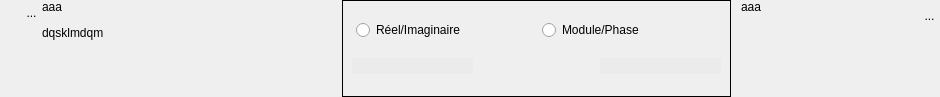
<?xml version="1.0" encoding="UTF-8"?>
<ui version="4.0">
 <class>WidgetSimpComplexe</class>
 <widget class="QWidget" name="WidgetSimpComplexe">
  <property name="geometry">
   <rect>
    <x>0</x>
    <y>0</y>
    <width>940</width>
    <height>97</height>
   </rect>
  </property>
  <property name="sizePolicy">
   <sizepolicy hsizetype="Preferred" vsizetype="Preferred">
    <horstretch>0</horstretch>
    <verstretch>0</verstretch>
   </sizepolicy>
  </property>
  <property name="minimumSize">
   <size>
    <width>940</width>
    <height>0</height>
   </size>
  </property>
  <property name="maximumSize">
   <size>
    <width>1493</width>
    <height>1400</height>
   </size>
  </property>
  <property name="windowTitle">
   <string>Form</string>
  </property>
  <property name="styleSheet">
   <string notr="true">QLineEdit {
background:rgb(235,235,235);
border:0px;
}</string>
  </property>
  <layout class="QHBoxLayout" name="horizontalLayout_5">
   <property name="spacing">
    <number>0</number>
   </property>
   <property name="leftMargin">
    <number>0</number>
   </property>
   <property name="topMargin">
    <number>0</number>
   </property>
   <property name="rightMargin">
    <number>0</number>
   </property>
   <property name="bottomMargin">
    <number>0</number>
   </property>
   <item>
    <layout class="QVBoxLayout" name="verticalLayout_2">
     <property name="spacing">
      <number>0</number>
     </property>
     <item>
      <layout class="QHBoxLayout" name="horizontalLayout">
       <property name="spacing">
        <number>0</number>
       </property>
       <property name="sizeConstraint">
        <enum>QLayout::SetFixedSize</enum>
       </property>
       <item>
        <spacer name="horizontalSpacer_3">
         <property name="orientation">
          <enum>Qt::Horizontal</enum>
         </property>
         <property name="sizeType">
          <enum>QSizePolicy::Fixed</enum>
         </property>
         <property name="sizeHint" stdset="0">
          <size>
           <width>21</width>
           <height>20</height>
          </size>
         </property>
        </spacer>
       </item>
       <item>
        <widget class="MonBoutonValide" name="RBValide">
         <property name="minimumSize">
          <size>
           <width>21</width>
           <height>25</height>
          </size>
         </property>
         <property name="maximumSize">
          <size>
           <width>21</width>
           <height>25</height>
          </size>
         </property>
         <property name="focusPolicy">
          <enum>Qt::ClickFocus</enum>
         </property>
         <property name="toolTip">
          <string>Affiche le rapport de validation du mot-clef</string>
         </property>
         <property name="styleSheet">
          <string notr="true">border : 0px</string>
         </property>
         <property name="text">
          <string>...</string>
         </property>
         <property name="icon">
          <iconset>
           <normaloff>../Editeur/icons/ast-green-ball.png</normaloff>../Editeur/icons/ast-green-ball.png</iconset>
         </property>
         <property name="iconSize">
          <size>
           <width>25</width>
           <height>25</height>
          </size>
         </property>
        </widget>
       </item>
      </layout>
     </item>
     <item>
      <spacer name="verticalSpacer">
       <property name="orientation">
        <enum>Qt::Vertical</enum>
       </property>
       <property name="sizeHint" stdset="0">
        <size>
         <width>20</width>
         <height>5</height>
        </size>
       </property>
      </spacer>
     </item>
    </layout>
   </item>
   <item>
    <widget class="MonLabelClic" name="label">
     <property name="sizePolicy">
      <sizepolicy hsizetype="Fixed" vsizetype="Preferred">
       <horstretch>0</horstretch>
       <verstretch>0</verstretch>
      </sizepolicy>
     </property>
     <property name="minimumSize">
      <size>
       <width>300</width>
       <height>25</height>
      </size>
     </property>
     <property name="maximumSize">
      <size>
       <width>178</width>
       <height>16777215</height>
      </size>
     </property>
     <property name="frameShape">
      <enum>QFrame::NoFrame</enum>
     </property>
     <property name="text">
      <string>&lt;html&gt;&lt;head/&gt;&lt;body&gt;&lt;p&gt;aaa&lt;/p&gt;&lt;p&gt;dqsklmdqm&lt;/p&gt;&lt;/body&gt;&lt;/html&gt;</string>
     </property>
     <property name="scaledContents">
      <bool>false</bool>
     </property>
     <property name="alignment">
      <set>Qt::AlignLeading|Qt::AlignLeft|Qt::AlignTop</set>
     </property>
    </widget>
   </item>
   <item>
    <widget class="QFrame" name="frame">
     <property name="frameShape">
      <enum>QFrame::Box</enum>
     </property>
     <layout class="QGridLayout" name="gridLayout">
      <item row="0" column="0">
       <layout class="QHBoxLayout" name="horizontalLayout_2">
        <property name="leftMargin">
         <number>4</number>
        </property>
        <property name="rightMargin">
         <number>0</number>
        </property>
        <item>
         <widget class="QRadioButton" name="RBRI">
          <property name="text">
           <string>Réel/Imaginaire</string>
          </property>
         </widget>
        </item>
        <item>
         <widget class="QRadioButton" name="RBMP">
          <property name="text">
           <string>Module/Phase</string>
          </property>
         </widget>
        </item>
       </layout>
      </item>
      <item row="1" column="0">
       <layout class="QHBoxLayout" name="horizontalLayout_3">
        <item>
         <widget class="QLineEdit" name="LEReel">
          <property name="frame">
           <bool>false</bool>
          </property>
         </widget>
        </item>
        <item>
         <spacer name="horizontalSpacer">
          <property name="orientation">
           <enum>Qt::Horizontal</enum>
          </property>
          <property name="sizeHint" stdset="0">
           <size>
            <width>5</width>
            <height>20</height>
           </size>
          </property>
         </spacer>
        </item>
        <item>
         <widget class="QLineEdit" name="LEImag">
          <property name="frame">
           <bool>false</bool>
          </property>
         </widget>
        </item>
       </layout>
      </item>
     </layout>
    </widget>
   </item>
   <item>
    <spacer name="horizontalSpacer_2">
     <property name="orientation">
      <enum>Qt::Horizontal</enum>
     </property>
     <property name="sizeType">
      <enum>QSizePolicy::Fixed</enum>
     </property>
     <property name="sizeHint" stdset="0">
      <size>
       <width>10</width>
       <height>20</height>
      </size>
     </property>
    </spacer>
   </item>
   <item>
    <widget class="MonLabelClic" name="lineEditUnite">
     <property name="sizePolicy">
      <sizepolicy hsizetype="MinimumExpanding" vsizetype="Preferred">
       <horstretch>0</horstretch>
       <verstretch>0</verstretch>
      </sizepolicy>
     </property>
     <property name="minimumSize">
      <size>
       <width>25</width>
       <height>25</height>
      </size>
     </property>
     <property name="maximumSize">
      <size>
       <width>178</width>
       <height>16777215</height>
      </size>
     </property>
     <property name="frameShape">
      <enum>QFrame::NoFrame</enum>
     </property>
     <property name="text">
      <string>&lt;html&gt;&lt;head/&gt;&lt;body&gt;&lt;p&gt;aaa&lt;/p&gt;&lt;/body&gt;&lt;/html&gt;</string>
     </property>
     <property name="scaledContents">
      <bool>false</bool>
     </property>
     <property name="alignment">
      <set>Qt::AlignLeading|Qt::AlignLeft|Qt::AlignTop</set>
     </property>
    </widget>
   </item>
   <item>
    <layout class="QVBoxLayout" name="verticalLayout_3">
     <item>
      <widget class="QToolButton" name="RBPoubelle">
       <property name="minimumSize">
        <size>
         <width>21</width>
         <height>31</height>
        </size>
       </property>
       <property name="maximumSize">
        <size>
         <width>21</width>
         <height>31</height>
        </size>
       </property>
       <property name="styleSheet">
        <string notr="true">border : 0px</string>
       </property>
       <property name="text">
        <string>...</string>
       </property>
       <property name="icon">
        <iconset>
         <normaloff>../Editeur/icons/deleteRond.png</normaloff>../Editeur/icons/deleteRond.png</iconset>
       </property>
       <property name="iconSize">
        <size>
         <width>32</width>
         <height>32</height>
        </size>
       </property>
      </widget>
     </item>
     <item>
      <spacer name="verticalSpacer_2">
       <property name="orientation">
        <enum>Qt::Vertical</enum>
       </property>
       <property name="sizeHint" stdset="0">
        <size>
         <width>18</width>
         <height>47</height>
        </size>
       </property>
      </spacer>
     </item>
    </layout>
   </item>
  </layout>
 </widget>
 <customwidgets>
  <customwidget>
   <class>MonBoutonValide</class>
   <extends>QToolButton</extends>
   <header>monBoutonValide.h</header>
  </customwidget>
  <customwidget>
   <class>MonLabelClic</class>
   <extends>QLabel</extends>
   <header>monLabelClic.h</header>
  </customwidget>
 </customwidgets>
 <tabstops>
  <tabstop>RBMP</tabstop>
  <tabstop>RBPoubelle</tabstop>
 </tabstops>
 <resources/>
 <connections/>
</ui>
